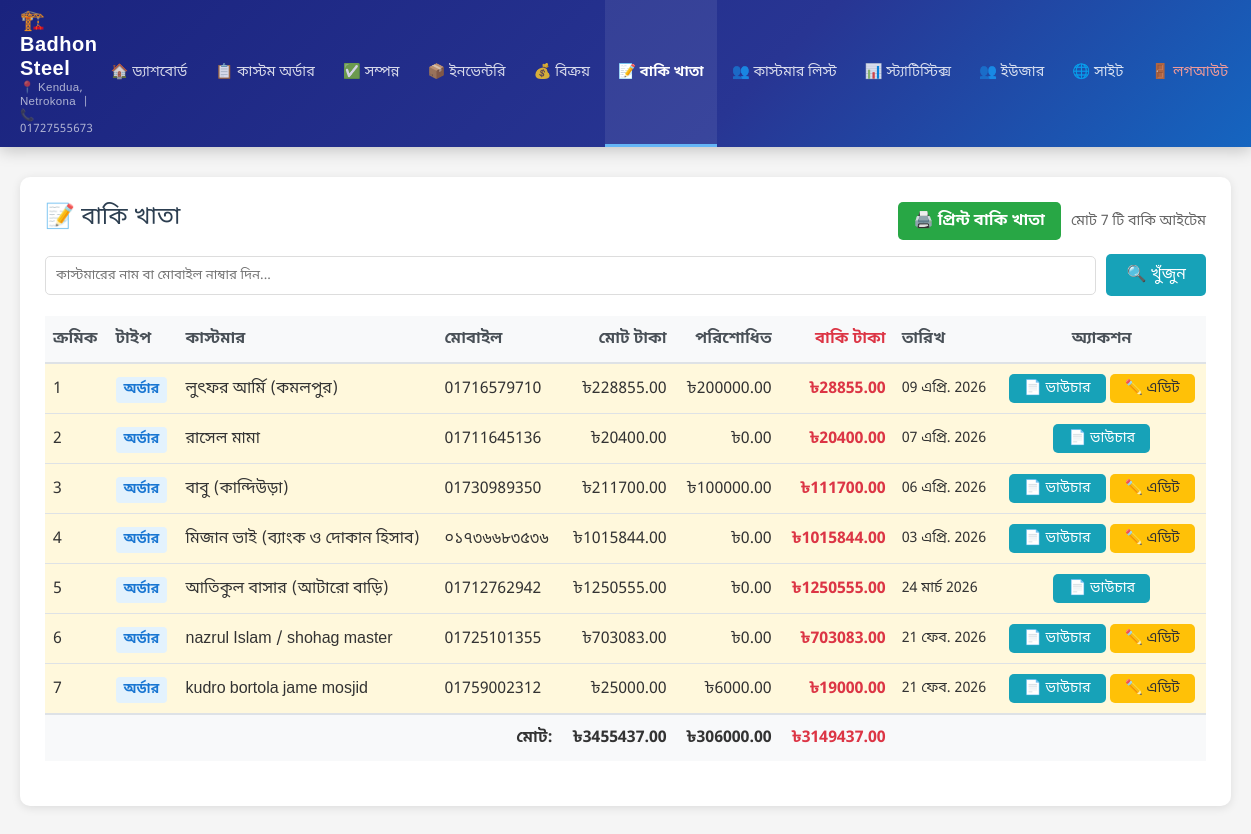
Page /admin-panel/due-accounts/ (signed in) on the earlier database version.
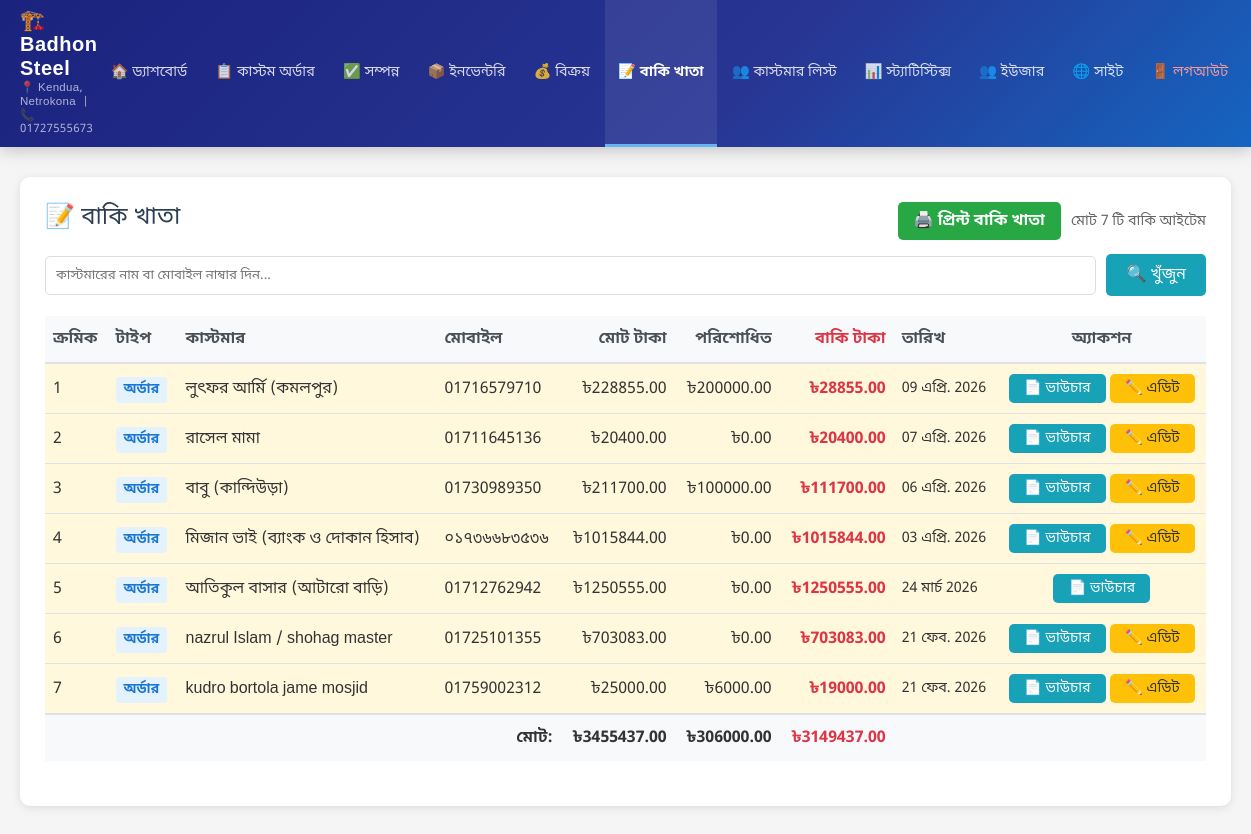
Same page on the later database version.
### shop/views.py (the view, shortened to what this page needs)
# urls.py: path('admin-panel/due-accounts/', views.due_accounts_list, name='due_accounts_list'),
@login_required
def due_accounts_list(request):
    search_query = request.GET.get('search', '')
    page_number = request.GET.get('page', 1)
    orders_with_due = Order.objects.filter(due_amount__gt=0).order_by('-created_at')
    invoices_with_due = Invoice.objects.filter(due_amount__gt=0, is_latest=True).order_by('-created_at')
    due_items = []
    for order in orders_with_due:
        total_amount = order.final_price if order.final_price > 0 else order.total_price
        due_amount = order.due_amount if order.due_amount > 0 else (total_amount - order.cash_paid)
        if due_amount > 0:  # Only show if there's actually due
            due_items.append({
                'type': 'order',
                'id': order.pk,
                'customer_name': order.customer_name,
                'mobile_number': order.mobile_number,
                'total_amount': total_amount,
                'paid_amount': order.cash_paid,
                'due_amount': due_amount,
                'date': order.created_at,
                'status': order.status,
            })
    due_items.sort(key=lambda x: x['date'], reverse=True)
    total_amount = sum(item['total_amount'] for item in due_items)
    total_paid = sum(item['paid_amount'] for item in due_items)
    total_due = sum(item['due_amount'] for item in due_items)
    paginator = Paginator(due_items, 20)
    page_obj = paginator.get_page(page_number)
    context = {
        'due_items': page_obj,
        'page_obj': page_obj,
        'search_query': search_query,
        'total_amount': total_amount,
        'total_paid': total_paid,
        'total_due': total_due,
    }
    return render(request, 'admin_panel/due_accounts_list.html', context)

### shop/templates/admin_panel/due_accounts_list.html (shortened to what the changed rows need)
{% extends 'admin_panel/base.html' %}
{% load static %}
{% block content %}
<div class="card">
    {% if due_items %}
    <div style="overflow-x: auto;">
        <table style="width: 100%; border-collapse: collapse; margin-bottom: 20px;">
            <thead>
                <tr style="background-color: #f8f9fa; border-bottom: 2px solid #dee2e6;">
                    <th style="padding: 12px 8px; text-align: left; font-weight: 600; color: #495057;">ক্রমিক</th>
                    <th style="padding: 12px 8px; text-align: left; font-weight: 600; color: #495057;">টাইপ</th>
                    <th style="padding: 12px 8px; text-align: left; font-weight: 600; color: #495057;">কাস্টমার</th>
                    <th style="padding: 12px 8px; text-align: left; font-weight: 600; color: #495057;">মোবাইল</th>
                    <th style="padding: 12px 8px; text-align: right; font-weight: 600; color: #495057;">মোট টাকা</th>
                    <th style="padding: 12px 8px; text-align: right; font-weight: 600; color: #495057;">পরিশোধিত</th>
                    <th style="padding: 12px 8px; text-align: right; font-weight: 600; color: #dc3545;">বাকি টাকা</th>
                    <th style="padding: 12px 8px; text-align: left; font-weight: 600; color: #495057;">তারিখ</th>
                    <th style="padding: 12px 8px; text-align: center; font-weight: 600; color: #495057;">অ্যাকশন</th>
                </tr>
            </thead>
            <tbody>
                {% for item in due_items %}
                <tr style="border-bottom: 1px solid #dee2e6; {% if item.due_amount > 10000 %}background-color: #fff8dc;{% endif %}">
                    <td style="padding: 10px 8px;">{{ forloop.counter0|add:page_obj.start_index }}</td>
                    <td style="padding: 10px 8px;">
                        {% if item.type == 'order' %}
                        <span style="background-color: #e3f2fd; color: #1976d2; padding: 4px 8px; border-radius: 4px; font-size: 0.85rem; font-weight: 600;">অর্ডার</span>
                        {% else %}
                        <span style="background-color: #f3e5f5; color: #7b1fa2; padding: 4px 8px; border-radius: 4px; font-size: 0.85rem; font-weight: 600;">বিক্রয়</span>
                        {% endif %}
                    </td>
                    <td style="padding: 10px 8px; font-weight: 500;">{{ item.customer_name }}</td>
                    <td style="padding: 10px 8px;">{{ item.mobile_number }}</td>
                    <td style="padding: 10px 8px; text-align: right; font-weight: 500;">৳{{ item.total_amount|floatformat:2 }}</td>
                    <td style="padding: 10px 8px; text-align: right;">৳{{ item.paid_amount|floatformat:2 }}</td>
                    <td style="padding: 10px 8px; text-align: right; font-weight: 700; color: #dc3545;">৳{{ item.due_amount|floatformat:2 }}</td>
                    <td style="padding: 10px 8px; font-size: 0.9rem;">{{ item.date|date:"d M Y" }}</td>
                    <td style="padding: 10px 8px; text-align: center;">
                        {% if item.type == 'order' %}
                        <a href="{% url 'order_voucher' item.id %}" class="btn btn-sm btn-info" target="_blank">📄 ভাউচার</a>
                        {% if item.status != 'completed' %}
                        <a href="{% url 'order_edit' item.id %}" class="btn btn-sm btn-warning">✏️ এডিট</a>
                        {% endif %}
                        {% else %}
                        <a href="{% url 'invoice_detail' item.id %}" class="btn btn-sm btn-info" target="_blank">📄 বিস্তারিত</a>
                        <a href="{% url 'invoice_edit' item.id %}" class="btn btn-sm btn-warning">✏️ এডিট</a>
                        {% endif %}
                    </td>
                </tr>
                {% endfor %}
            </tbody>
        </table>
    </div>
    {% endif %}
</div>
{% endblock %}

Differences in the rows shown:
changed Order "07 এপ্রি. 2026": status "completed" → "ready" (drawn)
Other differences:
new list line: "✏️ এডিট"
